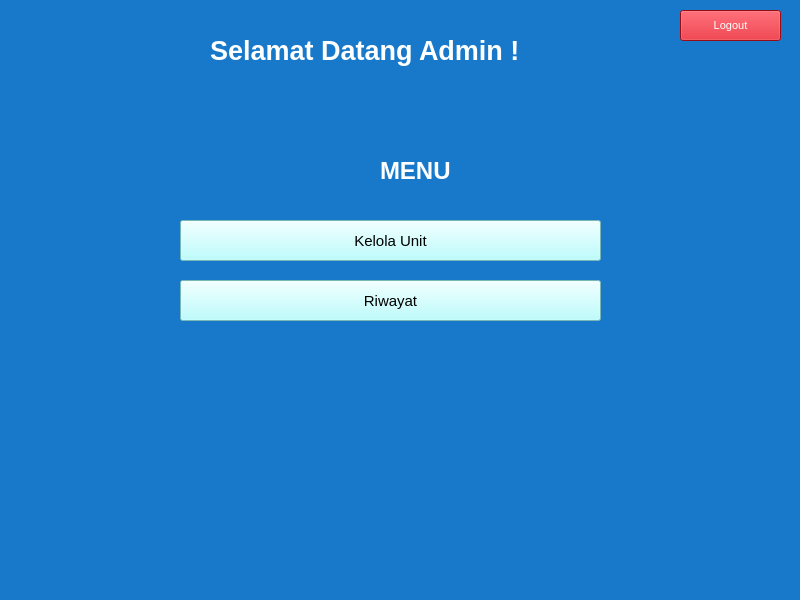
<?xml version="1.0" encoding="UTF-8"?>
<ui version="4.0">
 <class>MainWindow</class>
 <widget class="QMainWindow" name="MainWindow">
  <property name="geometry">
   <rect>
    <x>0</x>
    <y>0</y>
    <width>800</width>
    <height>600</height>
   </rect>
  </property>
  <property name="windowTitle">
   <string>MainWindow</string>
  </property>
  <property name="styleSheet">
   <string notr="true">background-color: rgb(24, 121, 202);</string>
  </property>
  <widget class="QWidget" name="centralwidget">
   <widget class="QLabel" name="label_4">
    <property name="geometry">
     <rect>
      <x>210</x>
      <y>30</y>
      <width>421</width>
      <height>41</height>
     </rect>
    </property>
    <property name="font">
     <font>
      <pointsize>20</pointsize>
      <weight>75</weight>
      <bold>true</bold>
     </font>
    </property>
    <property name="styleSheet">
     <string notr="true">color: rgb(255, 255, 255);</string>
    </property>
    <property name="text">
     <string>Selamat Datang Admin !</string>
    </property>
   </widget>
   <widget class="QLabel" name="label">
    <property name="geometry">
     <rect>
      <x>380</x>
      <y>160</y>
      <width>91</width>
      <height>21</height>
     </rect>
    </property>
    <property name="font">
     <font>
      <pointsize>18</pointsize>
      <weight>75</weight>
      <bold>true</bold>
     </font>
    </property>
    <property name="styleSheet">
     <string notr="true">color: rgb(255, 255, 255);</string>
    </property>
    <property name="text">
     <string>MENU</string>
    </property>
   </widget>
   <widget class="QPushButton" name="pushButton_kelolaunit">
    <property name="geometry">
     <rect>
      <x>180</x>
      <y>220</y>
      <width>421</width>
      <height>41</height>
     </rect>
    </property>
    <property name="font">
     <font>
      <pointsize>11</pointsize>
      <weight>50</weight>
      <bold>false</bold>
     </font>
    </property>
    <property name="styleSheet">
     <string notr="true">background-color: rgb(170, 255, 255);</string>
    </property>
    <property name="text">
     <string>Kelola Unit</string>
    </property>
   </widget>
   <widget class="QPushButton" name="pushButton_riwayat">
    <property name="geometry">
     <rect>
      <x>180</x>
      <y>280</y>
      <width>421</width>
      <height>41</height>
     </rect>
    </property>
    <property name="font">
     <font>
      <pointsize>11</pointsize>
      <weight>50</weight>
      <bold>false</bold>
     </font>
    </property>
    <property name="styleSheet">
     <string notr="true">background-color: rgb(170, 255, 255);</string>
    </property>
    <property name="text">
     <string>Riwayat</string>
    </property>
   </widget>
   <widget class="QPushButton" name="pushButton_keluar">
    <property name="geometry">
     <rect>
      <x>680</x>
      <y>10</y>
      <width>101</width>
      <height>31</height>
     </rect>
    </property>
    <property name="font">
     <font>
      <pointsize>8</pointsize>
     </font>
    </property>
    <property name="styleSheet">
     <string notr="true">color: rgb(255, 255, 255);
background-color: rgb(212, 17, 30);
</string>
    </property>
    <property name="text">
     <string>Logout</string>
    </property>
   </widget>
  </widget>
  <widget class="QMenuBar" name="menubar">
   <property name="geometry">
    <rect>
     <x>0</x>
     <y>0</y>
     <width>800</width>
     <height>26</height>
    </rect>
   </property>
  </widget>
  <widget class="QStatusBar" name="statusbar"/>
 </widget>
 <resources/>
 <connections/>
</ui>
